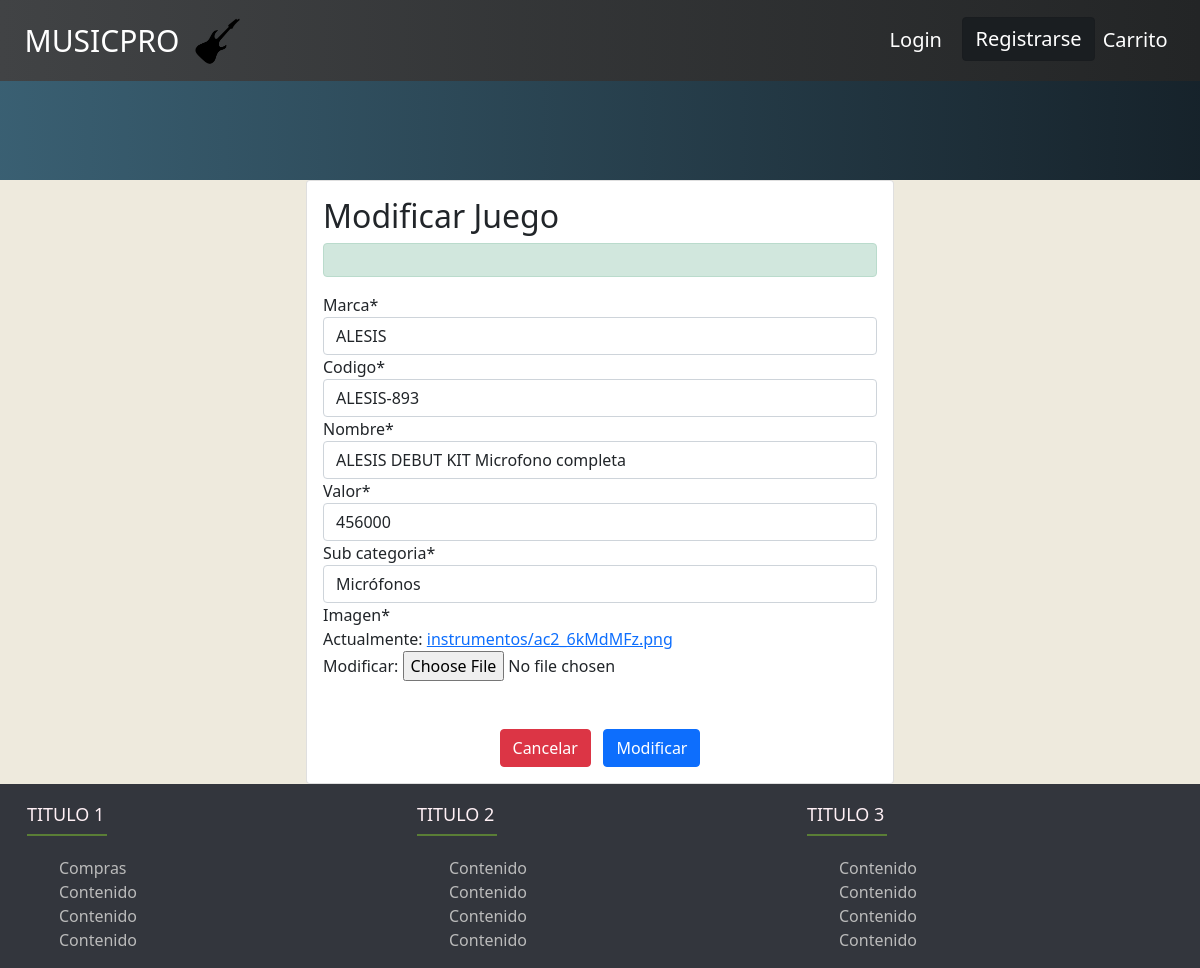
The app's page /modify_product/5/ with its own data.
### core/models.py (models this page shows, shortened)
class Producto(models.Model):
    serie_producto = models.CharField(null=False, max_length=20)
    marca = models.CharField(max_length=100, null=False)
    codigo = models.CharField(max_length=50, null=False)
    nombre = models.CharField(max_length=200, null=False)
    valor = models.IntegerField(null=False)
    fecha = models.DateTimeField(null=True)
    imagen = models.ImageField(upload_to="instrumentos", null=True)
    sub_categoria = models.ForeignKey(Sub_Categoria, on_delete=models.CASCADE)

### core/views.py (the view)
# urls.py: path('modify_product/<id>/', views.modify_product, name='modify_product'),
def modify_product(request, id):
    producto = Producto.objects.get(id=id)
    data= {
        'form' : ModifyProductForm(instance = producto),
    }
    if request.method == 'POST' :
        formulario = ModifyProductForm(data=request.POST, instance=producto, files=request.FILES)
        if formulario.is_valid():
            formulario.save()
            data['mensaje'] = "Modificado Correctamente"
        data['form'] = ModifyProductForm(instance=Producto.objects.get(id=id))
    return render(request, 'core/modify_product.html', data)

### core/forms.py
class ModifyProductForm(ModelForm):
    marca = forms.CharField(label='Marca')
    codigo = forms.CharField(label='Codigo')
    nombre = forms.CharField(label='Nombre')
    valor = forms.IntegerField(label='Valor')
    class Meta:
        model = Producto
        fields = ['marca', 'codigo', 'nombre', 'valor', 'sub_categoria', 'imagen']
        help_texts = {k:"" for k in fields}

### core/models.py (called while the page is built)
    def __str__(self):
        return self.nom_subcat

### core/templates/core/modify_product.html (shortened to what this page needs)
{% extends 'core/base.html' %}
{% load static %}
{% load humanize %}
{% load crispy_forms_tags %}
{% block content %}
<div class="row">
    <div class="col-12 col-md-6 offset-md-3">
        <div class="card">
            <div class="card-body">
                <h2>Modificar Juego</h2>
                <div>
                    <p class="alert alert-success">{{ mensaje }}</p>
                </div>
                <form class="form" method="post" enctype="multipart/form-data">
                    <table>
                        {{ form | crispy}}
                    </table>
                    <br>
                    <br>
                    <div class="d-flex justify-content-center">
                        <a class="btn btn-danger" href="{% url 'list_product' %}">Cancelar</a>
                        <input type="submit" value="Modificar" class="btn btn-primary">
                    </div>
                </form>
            </div>
        </div>
    </div>
</div>
{% endblock %}

### core/static/css/index.css (style rules this page uses)
.uwu { background-color: rgb(238, 234, 221); }

### records on screen
Producto: marca "ALESIS", codigo "ALESIS-893", nombre "ALESIS DEBUT KIT Microfono completa", valor "456000", sub_categoria "Micrófonos"
